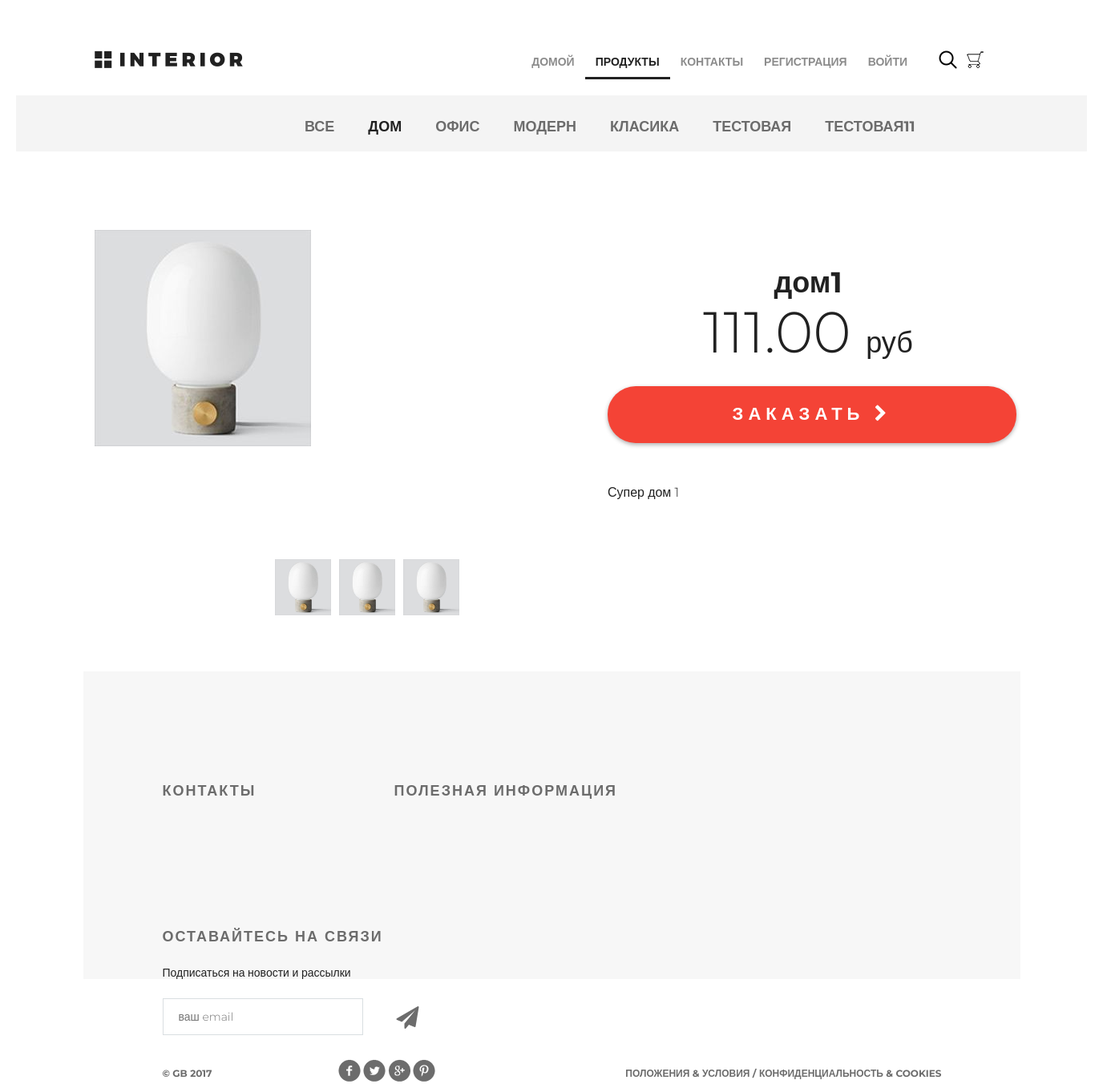
Page /products/product/1/ on the committed database.
### mainapp/models.py (models this page shows, shortened)
class Products_categories(models.Model):
    name = models.CharField(verbose_name='название', max_length=64, unique=True)
    description = models.TextField(verbose_name='описание', blank=True)
    is_active = models.BooleanField(verbose_name='активна', default=True)

class Products(models.Model):
    category = models.ForeignKey(Products_categories, on_delete=models.CASCADE)
    name = models.CharField(verbose_name='название', max_length=128)
    image = models.ImageField(upload_to='products', blank=True)
    short_desc = models.CharField(verbose_name='краткое описание', max_length=128, blank=True)
    description = models.TextField(verbose_name='описание', blank=True)
    price = models.DecimalField(verbose_name='цена продукта', max_digits=8, decimal_places=2, default=0)
    quantity = models.PositiveIntegerField(verbose_name='колличество товара', default=0)
    is_active = models.BooleanField(verbose_name='активна', default=True)

### mainapp/views.py (the view)
# urls.py: path('product/<int:pk>/', mainapp.product, name='product'),
def product(request, pk):
    title = Products.objects.get(pk=pk).name
    content = {
        'title': title,
        'links_menu': Products_categories.objects.all(),
        'product': get_object_or_404(Products, pk=pk),
    }
    return render(request, 'mainapp/product.html', context=content)

### mainapp/context_processors.py (called while the page is built)
def basket(request):
    basket = []
    if request.user.is_authenticated:
        basket = Basket.objects.filter(user=request.user)
    return {
        'basket': basket,
    }

### mainapp/templates/mainapp/product.html
{% extends 'mainapp/base.html' %}
{% load static %}
{% block menu %}
<div class="hero-white">
        {% include "mainapp/includes/inc_menu.html" %}
</div>
{% endblock %}
{% block content %}
  <div class="details">
    <div class="links clearfix">
      {% include 'mainapp/includes/inc_category_menu.html' %}
    </div>
    <div class="details-products">
      <div class="details-slider">
        <div class="slider-product">
          <img src="/media/{{ product.image }}"
               alt="{{ product.short_desc }}">
        </div>
        <div class="slider-control">
          <div class="block">
            <a href="#">
              <img src="/media/{{ product.image }}" alt="вариант 1">
            </a>
          </div>
          <div class="block">
            <a href="#">
              <img src="/media/{{ product.image }}" alt="вариант 2">
            </a>
          </div>
          <div class="block">
            <a href="#">
              <img src="/media/{{ product.image }}" alt="вариант 3">
            </a>
          </div>
        </div>
      </div>
      <div class="description">
        <h3 class="big-bold">{{ product.name }}</h3>
        <br>
        <p class="price"> {{ product.price }} <span>руб</span></p>
        <a href="{% url 'basket:add' product.pk %}" class="red-button">
          заказать
          <i class="fa fa-chevron-right" aria-hidden="true"></i>
        </a>
        <div class="description-text">
          {{ product.description }}
        </div>
      </div>
    </div>
  </div>
  <div class="clr"></div>
{% endblock %}

### mainapp/templates/mainapp/includes/inc_category_menu.html (shortened to what this page needs)
<ul class="links-menu">
    <li>
        <a href="{% url 'products:categories' 0 %}"
        >
            Все
        </a>
    </li>
    {% for link_item in links_menu %}
        <li>
            <a href="{% url 'products:categories' pk=link_item.pk %}"
               {%if request.resolver_match.kwargs.pk == link_item.pk %} class="active" {%endif%}>
                {{link_item.name}}
            </a>
        </li>
    {%endfor%}
</ul>

### static/css/style.css (style rules this page uses)
* { margin: 0; padding: 0; }
body { font-family: 'Montserrat', sans-serif; }
html, body { height: 100%; }
.slider-control .block a img { width: 70px; }
.clr { height: 384px; }
.clearfix:after { content: ""; display: block; clear: both; }
.big-bold { color: #212121; font-size: 36px; font-weight: 700; text-align: left; margin-bottom: 24px; line-height: 36px; }
.hero-white { background-color: #fff; height: 119px; padding-left: 98px; padding-right: 211px; position: relative; }
.links { height: 70px; background-color: #f4f4f4; position: relative; padding-left: 360px; }
.links-menu { margin: 27px auto 0px; position: absolute; }
.links-menu li { float: left; list-style-type: none; padding-right: 42px; }
.links-menu li a { text-decoration: none; color: #6c6c6c; font-size: 18px; font-weight: 700; text-transform: uppercase; }
.links-menu .active { color: #212121; font-size: 18px; font-weight: 700; }
.details-products { padding-left: 98px; padding-right: 98px; margin-top: 98px; height: 551px; }
.details-slider { width: 570px; float: left; margin-right: 30px; }
.slider-product { width: 570px; height: 400px; }
.slider-control { width: 420px; height: 70px; margin: 11px auto 0px; padding-left: 150px }
.slider-control .block { height: 70px; width: 70px; position: relative; float: left; margin-right: 10px; }
.description { width: 535px; float: right; padding-left: 35px }
.description .big-bold { color: #212121; font-size: 36px; font-weight: 700; text-align: center; margin-top: 47px; margin-bottom: 0px; }
.description .price { color: #212121; font-size: 72px; font-weight: 300; line-height: 48px; text-align: center; }
.description .price span { color: #212121; font-size: 36px; font-weight: 300; line-height: 48px; text-align: center; }
.red-button { display: block; height: 71px; width: 510px; border-radius: 35px; background-color: #f44336; text-align: center; text-transform: uppercase; text-decoration: none; color: #ffffff; font-size: 22px; font-weight: 700; line-height: 24px; box-shadow: 0px 2px 4.85px 0.15px rgba(33, 33, 33, 0.35); line-height: 70px; letter-spacing: 6px; margin-top: 31px; }
.description-text { margin-top: 50px; color: #212121; font-size: 16px; font-weight: 300; line-height: 24px; text-align: left; }

### rows in the picture
Products_categories: name "ДОМ"
Products_categories: name "ОФИС"
Products_categories: name "МОДЕРН"
Products_categories: name "КЛАСИКА"
Products_categories: name "ТЕСТОВАЯ"
Products_categories: name "ТЕСТОВАЯ11"
Products: image (picture), name "дом1", price "111.00", description "Супер дом 1"
